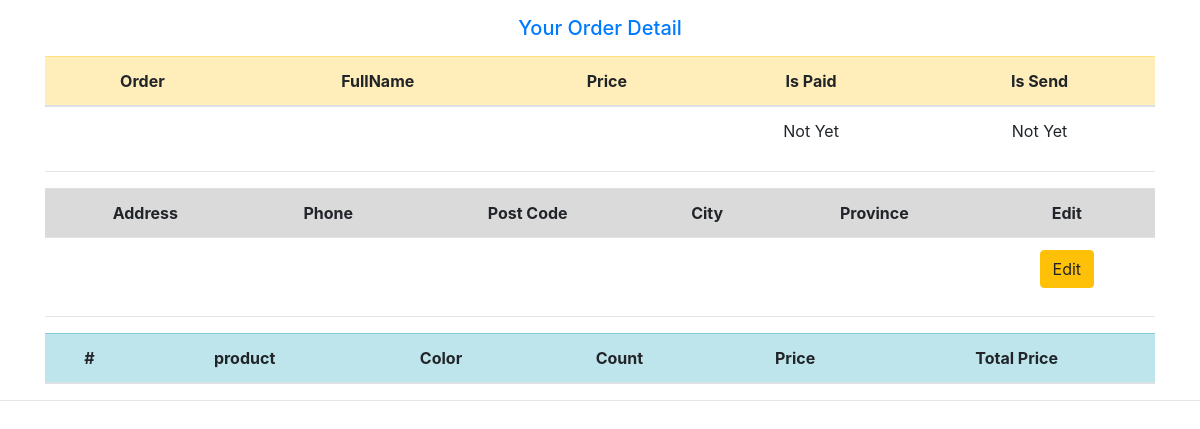
The page /order/order-detail/2 (signed in) on the database as committed earlier.
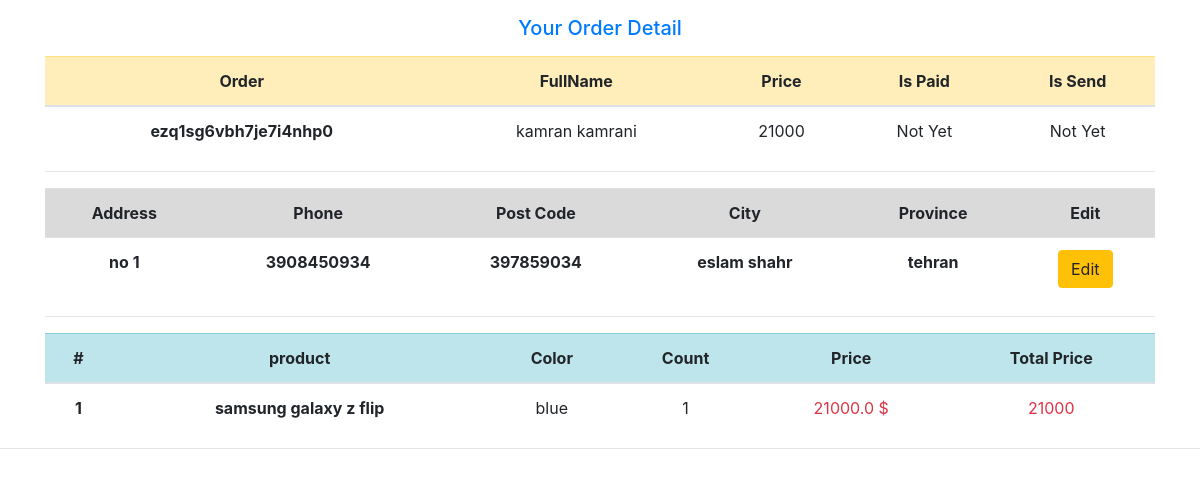
The same page on the database as committed later.
### order_module/models.py (models this page shows, shortened)
class Order( models.Model ):
    owner = models.ForeignKey( settings.AUTH_USER_MODEL, on_delete=models.CASCADE )
    is_paid = models.BooleanField( default=False, help_text='order paid or not' )
    is_send = models.BooleanField( default=False, help_text='order sent or not' )
    created_date = models.DateTimeField( help_text='created current user order', auto_now_add=True )
    payment_date = models.DateTimeField( null=True, blank=True, help_text='order payment date' )
    tracking_code = models.CharField( null=True, max_length=50 )
    coupon_code = models.ForeignKey( 'Coupon', null=True, on_delete=models.DO_NOTHING, blank=True )
    name = models.CharField( max_length=50, null=True, blank=True )
    family = models.CharField( max_length=50, null=True, blank=True )
    post_code = models.IntegerField( null=True, blank=True )
    phone_number = models.IntegerField( null=True, blank=True )
    province = models.ForeignKey( 'Province', on_delete=models.CASCADE, null=True, blank=True )
    city = models.ForeignKey( 'City', on_delete=models.CASCADE, null=True, blank=True )
    address = models.TextField( null=True, blank=True )
    description = models.TextField( null=True, blank=True )
    def get_total_price(self):
        amount = 0
        for detail in self.orderdetail_set.all():
            amount += detail.price * detail.count
        if self.coupon_code is not None:
            amount -= (amount * self.coupon_code.amount) / 100
        return amount
    class Meta:
        verbose_name = 'user order'
        verbose_name_plural = 'orders list'

class OrderDetail( models.Model ):
    order = models.ForeignKey( Order, on_delete=models.CASCADE )
    product = models.ForeignKey( Product, on_delete=models.CASCADE )
    product_detail = models.ForeignKey( ProductDetail, on_delete=models.CASCADE )
    price = models.IntegerField( null=True )
    count = models.IntegerField( null=True )
    class Meta:
        verbose_name = 'order detail'
        verbose_name_plural = 'order detail lists'

class City( models.Model ):
    province = models.ForeignKey( Province, on_delete=models.CASCADE )
    city_name = models.CharField( max_length=30 )
    def __str__(self):
        return self.city_name
    class Meta:
        verbose_name = 'city'
        verbose_name_plural = 'cities'

class Province( models.Model ):
    province_name = models.CharField( max_length=30 )
    def __str__(self):
        return self.province_name
    class Meta:
        verbose_name = 'province'
        verbose_name_plural = 'provinces'

### product_module/models.py (models this page shows, shortened)
class Product(models.Model):
    title = models.CharField(max_length=300, verbose_name='product title', db_index=True)
    main_image = models.ImageField(verbose_name='main image', help_text='main image of the current product', null=True,
                                   blank=True, upload_to='product_images_main/')
    short_description = models.CharField(max_length=500, verbose_name='product short description')
    description = models.TextField(verbose_name='product description')
    added_date = models.DateTimeField(auto_now_add=True, verbose_name='product added date')
    slug = models.SlugField(unique=True, db_index=True, null=False, default='', blank=True)
    category = models.ForeignKey(Category, verbose_name='product category',
                                 db_index=True, on_delete=models.CASCADE, null=True, blank=True)
    sell_count = models.IntegerField(default=0, null=True, blank=True, help_text='Number of product sales')
    brand = models.ForeignKey(Brand, on_delete=models.CASCADE, db_index=True, null=True)
    visited_count = models.IntegerField(help_text='number of visited this product', default=0)
    is_delete = models.BooleanField(default=False, null=True)
    is_active = models.BooleanField(default=True, null=True)
    class Meta:
        verbose_name = 'Product'
        verbose_name_plural = 'Product List'
    def __str__(self):
        return f'{self.title}'

class ProductDetail(models.Model):
    product = models.ForeignKey('Product', on_delete=models.CASCADE,
                                help_text='product that related to the current detail')
    price = models.FloatField(default=0, verbose_name='product price')
    discount_price = models.FloatField(verbose_name='product discount price',
                                       help_text='discount price for a product', null=True, blank=True)
    image = models.ImageField(verbose_name='product image', upload_to='products_image/', null=True, blank=True)
    is_active = models.BooleanField(default=False, verbose_name='product activation')
    quantity = models.IntegerField(verbose_name='product quantity', help_text='number of current product')
    color = models.CharField(max_length=100, verbose_name='product color')
    size = models.CharField(max_length=100, verbose_name='product size')
    class Meta:
        verbose_name = 'Product Details'
        verbose_name_plural = 'Product Details List'

### order_module/views.py (the view)
# urls.py: path('order-detail/<order_id>', views.user_order_detail, name='order-detail'),
@login_required(login_url='account_module:login')
def user_order_detail(request, order_id):
    order = Order.objects.filter(id=order_id).first()
    context = {'title': 'order detail', 'order': order}
    return render(request, 'order_module/order_detail.html', context)

### order_module/templates/order_module/order_detail.html (shortened to what this page needs)
{% extends 'shared/layout.html' %}
{% block content %}
    <h5 class="text-center m-2 p-2 text-primary"> Your Order Detail</h5>
    <div class="container">
        <table class="table">
            <thead>
            <tr class="text-center table-warning">
                <th scope="col">Order</th>
                <th scope="col">FullName</th>
                <th scope="col">Price</th>
                <th scope="col">Is Paid</th>
                <th scope="col">Is Send</th>
            </tr>
            </thead>
            <tbody>
            <tr class="text-center table">
                <th>{{ order.tracking_code }}</th>
                <td>{{ order.name }} {{ order.family }}</td>
                <td>{{ order.get_total_price }}</td>
                <td>{% if order.is_paid %} Paid {% else %} Not Yet {% endif %}</td>
                <td>{% if order.is_send %} Sent {% else %} Not Yet {% endif %}</td>
            </tr>
            </tbody>
        </table>
        <hr>
        <table class="table">
            <tr class="text-center table-active">
                <th scope="col">Address</th>
                <th scope="col">Phone</th>
                <th scope="col">Post Code</th>
                <th scope="col">City</th>
                <th scope="col">Province</th>
                {% if not order.is_paid %}
                    <th>Edit</th>
                {% endif %}
            </tr>
            <tr class="text-center">
                <th scope="col">{{ order.address }}</th>
                <th scope="col">{{ order.phone_number }}</th>
                <th scope="col">{{ order.post_code }}</th>
                <th scope="col">{{ order.city }}</th>
                <th scope="col">{{ order.province }}</th>
                {% if not order.is_paid %}
                    <th><a href="{% url 'order_module:complete-order' %}" class="btn btn-warning">Edit</a></th>
                {% endif %}
            </tr>
        </table>
        <hr>
        <table class="table">
            <thead>
            <tr class="text-center table-info">
                <th scope="col">#</th>
                <th scope="col">product</th>
                <th scope="col">Color</th>
                <th scope="col">Count</th>
                <th scope="col">Price</th>
                <th scope="col">Total Price</th>
            </tr>
            </thead>
            <tbody>
            {% for detail in order.orderdetail_set.all %}
                <tr class="text-center">
                    <th>{{ forloop.counter }}</th>
                    <th>{{ detail.product }}</th>
                    <td>{{ detail.product_detail.color }}</td>
                    <td>{{ detail.count }}</td>
                    <td class="text-danger">
                        {% if detail.product_detail.discount_price %}
                            <del>{{ detail.product_detail.price }} $</del>
                            {{ detail.product_detail.discount_price }} $
                        {% else %}
                            {{ detail.product_detail.price }} $
                        {% endif %}
                    </td>
                    <td class="text-danger">
                        {% if detail.product_detail.discount_price %}
                            {% widthratio detail.product_detail.discount_price 1 detail.count %}
                        {% else %}
                            {% widthratio detail.product_detail.price 1 detail.count %}
                        {% endif %}
                </tr>
            {% endfor %}
            </tbody>
        </table>
    </div>
{% endblock %}

Rows that differ between the two databases and show on the page:
added Order: tracking_code "ezq1sg6vbh7je7i4nhp0", name "kamran", family "kamrani", get_total_price "21000", address "no 1", phone_number "3908450934", post_code "397859034", city "eslam shahr", province "tehran"
added OrderDetail: product "samsung galaxy z flip", product_detail.color "blue", count "1", product_detail.price "21000.0", product_detail+count "21000"
